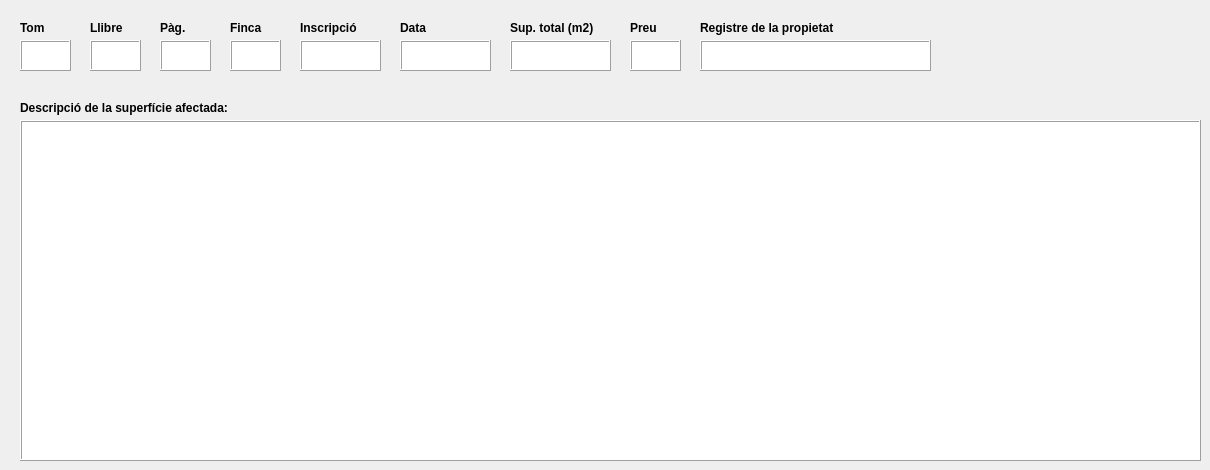
           <widget class="QWidget" name="tab_3">
            <attribute name="title">
             <string>DADES REGISTRALS I DESCRIPCIÓ</string>
            </attribute>
            <widget class="QTextEdit" name="descripcio_MA">
             <property name="geometry">
              <rect>
               <x>20</x>
               <y>120</y>
               <width>1181</width>
               <height>341</height>
              </rect>
             </property>
             <property name="frameShape">
              <enum>QFrame::Box</enum>
             </property>
             <property name="frameShadow">
              <enum>QFrame::Raised</enum>
             </property>
            </widget>
            <widget class="QLabel" name="label_36">
             <property name="geometry">
              <rect>
               <x>20</x>
               <y>100</y>
               <width>251</width>
               <height>16</height>
              </rect>
             </property>
             <property name="font">
              <font>
               <weight>75</weight>
               <bold>true</bold>
              </font>
             </property>
             <property name="text">
              <string>Descripció de la superfície afectada:</string>
             </property>
            </widget>
            <widget class="QTextEdit" name="sup_registral">
             <property name="geometry">
              <rect>
               <x>510</x>
               <y>40</y>
               <width>101</width>
               <height>31</height>
              </rect>
             </property>
             <property name="frameShape">
              <enum>QFrame::Box</enum>
             </property>
             <property name="frameShadow">
              <enum>QFrame::Raised</enum>
             </property>
            </widget>
            <widget class="QLabel" name="label_34">
             <property name="geometry">
              <rect>
               <x>630</x>
               <y>20</y>
               <width>51</width>
               <height>16</height>
              </rect>
             </property>
             <property name="font">
              <font>
               <weight>75</weight>
               <bold>true</bold>
              </font>
             </property>
             <property name="text">
              <string>Preu</string>
             </property>
            </widget>
            <widget class="QTextEdit" name="registre_prop">
             <property name="geometry">
              <rect>
               <x>700</x>
               <y>40</y>
               <width>231</width>
               <height>31</height>
              </rect>
             </property>
             <property name="frameShape">
              <enum>QFrame::Box</enum>
             </property>
             <property name="frameShadow">
              <enum>QFrame::Raised</enum>
             </property>
            </widget>
            <widget class="QLabel" name="label_27">
             <property name="geometry">
              <rect>
               <x>20</x>
               <y>20</y>
               <width>51</width>
               <height>16</height>
              </rect>
             </property>
             <property name="font">
              <font>
               <weight>75</weight>
               <bold>true</bold>
              </font>
             </property>
             <property name="text">
              <string>Tom</string>
             </property>
            </widget>
            <widget class="QLabel" name="label_30">
             <property name="geometry">
              <rect>
               <x>230</x>
               <y>20</y>
               <width>51</width>
               <height>16</height>
              </rect>
             </property>
             <property name="font">
              <font>
               <weight>75</weight>
               <bold>true</bold>
              </font>
             </property>
             <property name="text">
              <string>Finca</string>
             </property>
            </widget>
            <widget class="QLabel" name="label_31">
             <property name="geometry">
              <rect>
               <x>300</x>
               <y>20</y>
               <width>71</width>
               <height>16</height>
              </rect>
             </property>
             <property name="font">
              <font>
               <weight>75</weight>
               <bold>true</bold>
              </font>
             </property>
             <property name="text">
              <string>Inscripció</string>
             </property>
            </widget>
            <widget class="QTextEdit" name="registral_origen">
             <property name="geometry">
              <rect>
               <x>230</x>
               <y>40</y>
               <width>51</width>
               <height>31</height>
              </rect>
             </property>
             <property name="frameShape">
              <enum>QFrame::Box</enum>
             </property>
             <property name="frameShadow">
              <enum>QFrame::Raised</enum>
             </property>
            </widget>
            <widget class="QTextEdit" name="preu">
             <property name="geometry">
              <rect>
               <x>630</x>
               <y>40</y>
               <width>51</width>
               <height>31</height>
              </rect>
             </property>
             <property name="frameShape">
              <enum>QFrame::Box</enum>
             </property>
             <property name="frameShadow">
              <enum>QFrame::Raised</enum>
             </property>
            </widget>
            <widget class="QLabel" name="label_32">
             <property name="geometry">
              <rect>
               <x>400</x>
               <y>20</y>
               <width>51</width>
               <height>16</height>
              </rect>
             </property>
             <property name="font">
              <font>
               <weight>75</weight>
               <bold>true</bold>
              </font>
             </property>
             <property name="text">
              <string>Data</string>
             </property>
            </widget>
            <widget class="QTextEdit" name="full">
             <property name="geometry">
              <rect>
               <x>160</x>
               <y>40</y>
               <width>51</width>
               <height>31</height>
              </rect>
             </property>
             <property name="frameShape">
              <enum>QFrame::Box</enum>
             </property>
             <property name="frameShadow">
              <enum>QFrame::Raised</enum>
             </property>
            </widget>
            <widget class="QLabel" name="label_28">
             <property name="geometry">
              <rect>
               <x>90</x>
               <y>20</y>
               <width>51</width>
               <height>16</height>
              </rect>
             </property>
             <property name="font">
              <font>
               <weight>75</weight>
               <bold>true</bold>
              </font>
             </property>
             <property name="text">
              <string>Llibre</string>
             </property>
            </widget>
            <widget class="QLabel" name="label_35">
             <property name="geometry">
              <rect>
               <x>700</x>
               <y>20</y>
               <width>161</width>
               <height>16</height>
              </rect>
             </property>
             <property name="font">
              <font>
               <weight>75</weight>
               <bold>true</bold>
              </font>
             </property>
             <property name="text">
              <string>Registre de la propietat</string>
             </property>
            </widget>
            <widget class="QTextEdit" name="tom">
             <property name="geometry">
              <rect>
               <x>20</x>
               <y>40</y>
               <width>51</width>
               <height>31</height>
              </rect>
             </property>
             <property name="frameShape">
              <enum>QFrame::Box</enum>
             </property>
             <property name="frameShadow">
              <enum>QFrame::Raised</enum>
             </property>
            </widget>
            <widget class="QTextEdit" name="data_inscripcio">
             <property name="geometry">
              <rect>
               <x>400</x>
               <y>40</y>
               <width>91</width>
               <height>31</height>
              </rect>
             </property>
             <property name="frameShape">
              <enum>QFrame::Box</enum>
             </property>
             <property name="frameShadow">
              <enum>QFrame::Raised</enum>
             </property>
            </widget>
            <widget class="QTextEdit" name="llibre">
             <property name="geometry">
              <rect>
               <x>90</x>
               <y>40</y>
               <width>51</width>
               <height>31</height>
              </rect>
             </property>
             <property name="frameShape">
              <enum>QFrame::Box</enum>
             </property>
             <property name="frameShadow">
              <enum>QFrame::Raised</enum>
             </property>
            </widget>
            <widget class="QLabel" name="label_29">
             <property name="geometry">
              <rect>
               <x>160</x>
               <y>20</y>
               <width>51</width>
               <height>16</height>
              </rect>
             </property>
             <property name="font">
              <font>
               <weight>75</weight>
               <bold>true</bold>
              </font>
             </property>
             <property name="text">
              <string>Pàg.</string>
             </property>
            </widget>
            <widget class="QLabel" name="label_33">
             <property name="geometry">
              <rect>
               <x>510</x>
               <y>20</y>
               <width>101</width>
               <height>16</height>
              </rect>
             </property>
             <property name="font">
              <font>
               <weight>75</weight>
               <bold>true</bold>
              </font>
             </property>
             <property name="text">
              <string>Sup. total (m2)</string>
             </property>
            </widget>
            <widget class="QTextEdit" name="inscripcio">
             <property name="geometry">
              <rect>
               <x>300</x>
               <y>40</y>
               <width>81</width>
               <height>31</height>
              </rect>
             </property>
             <property name="frameShape">
              <enum>QFrame::Box</enum>
             </property>
             <property name="frameShadow">
              <enum>QFrame::Raised</enum>
             </property>
            </widget>
           </widget>
